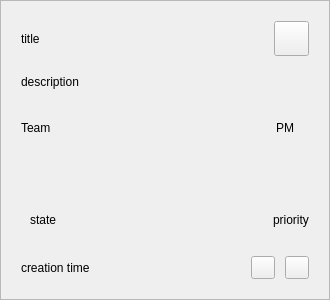
<?xml version="1.0" encoding="UTF-8"?>
<ui version="4.0">
 <class>CustomCard</class>
 <widget class="QWidget" name="CustomCard">
  <property name="geometry">
   <rect>
    <x>0</x>
    <y>0</y>
    <width>330</width>
    <height>300</height>
   </rect>
  </property>
  <property name="windowTitle">
   <string>Form</string>
  </property>
  <layout class="QVBoxLayout" name="verticalLayout">
   <property name="leftMargin">
    <number>0</number>
   </property>
   <property name="topMargin">
    <number>0</number>
   </property>
   <property name="rightMargin">
    <number>0</number>
   </property>
   <property name="bottomMargin">
    <number>0</number>
   </property>
   <item>
    <widget class="QFrame" name="frame">
     <property name="frameShape">
      <enum>QFrame::StyledPanel</enum>
     </property>
     <property name="frameShadow">
      <enum>QFrame::Raised</enum>
     </property>
     <layout class="QVBoxLayout" name="verticalLayout_2">
      <property name="leftMargin">
       <number>20</number>
      </property>
      <property name="topMargin">
       <number>20</number>
      </property>
      <property name="rightMargin">
       <number>20</number>
      </property>
      <property name="bottomMargin">
       <number>20</number>
      </property>
      <item>
       <layout class="QHBoxLayout" name="horizontalLayout_2">
        <item>
         <widget class="QLabel" name="label_title">
          <property name="text">
           <string>title</string>
          </property>
         </widget>
        </item>
        <item>
         <widget class="QToolButton" name="tb_add">
          <property name="minimumSize">
           <size>
            <width>35</width>
            <height>35</height>
           </size>
          </property>
          <property name="text">
           <string/>
          </property>
         </widget>
        </item>
       </layout>
      </item>
      <item>
       <widget class="QLabel" name="label_description">
        <property name="text">
         <string>description</string>
        </property>
       </widget>
      </item>
      <item>
       <layout class="QHBoxLayout" name="horizontalLayout">
        <property name="rightMargin">
         <number>15</number>
        </property>
        <item>
         <widget class="QLabel" name="label_team">
          <property name="text">
           <string>Team</string>
          </property>
         </widget>
        </item>
        <item>
         <spacer name="horizontalSpacer">
          <property name="orientation">
           <enum>Qt::Horizontal</enum>
          </property>
          <property name="sizeHint" stdset="0">
           <size>
            <width>40</width>
            <height>20</height>
           </size>
          </property>
         </spacer>
        </item>
        <item>
         <widget class="QLabel" name="label_PM">
          <property name="text">
           <string>PM</string>
          </property>
         </widget>
        </item>
       </layout>
      </item>
      <item>
       <widget class="QWidget" name="w_participants" native="true"/>
      </item>
      <item>
       <layout class="QHBoxLayout" name="horizontalLayout_3">
        <item>
         <widget class="QWidget" name="w_task_state" native="true">
          <layout class="QHBoxLayout" name="horizontalLayout_4">
           <item>
            <widget class="QLabel" name="label_task_state">
             <property name="text">
              <string>state</string>
             </property>
            </widget>
           </item>
          </layout>
         </widget>
        </item>
        <item>
         <spacer name="horizontalSpacer_2">
          <property name="orientation">
           <enum>Qt::Horizontal</enum>
          </property>
          <property name="sizeHint" stdset="0">
           <size>
            <width>40</width>
            <height>20</height>
           </size>
          </property>
         </spacer>
        </item>
        <item>
         <widget class="QLabel" name="label_priority">
          <property name="text">
           <string>priority</string>
          </property>
         </widget>
        </item>
       </layout>
      </item>
      <item>
       <spacer name="verticalSpacer">
        <property name="orientation">
         <enum>Qt::Vertical</enum>
        </property>
        <property name="sizeType">
         <enum>QSizePolicy::Fixed</enum>
        </property>
        <property name="sizeHint" stdset="0">
         <size>
          <width>5</width>
          <height>10</height>
         </size>
        </property>
       </spacer>
      </item>
      <item>
       <layout class="QHBoxLayout" name="horizontalLayout_5">
        <property name="spacing">
         <number>10</number>
        </property>
        <item>
         <widget class="QLabel" name="label_creation_time">
          <property name="text">
           <string>creation time</string>
          </property>
         </widget>
        </item>
        <item>
         <spacer name="horizontalSpacer_3">
          <property name="orientation">
           <enum>Qt::Horizontal</enum>
          </property>
          <property name="sizeHint" stdset="0">
           <size>
            <width>40</width>
            <height>20</height>
           </size>
          </property>
         </spacer>
        </item>
        <item>
         <widget class="QToolButton" name="tb_collect">
          <property name="text">
           <string/>
          </property>
         </widget>
        </item>
        <item>
         <widget class="QToolButton" name="tb_other">
          <property name="text">
           <string/>
          </property>
         </widget>
        </item>
       </layout>
      </item>
     </layout>
    </widget>
   </item>
  </layout>
 </widget>
 <resources/>
 <connections/>
</ui>
